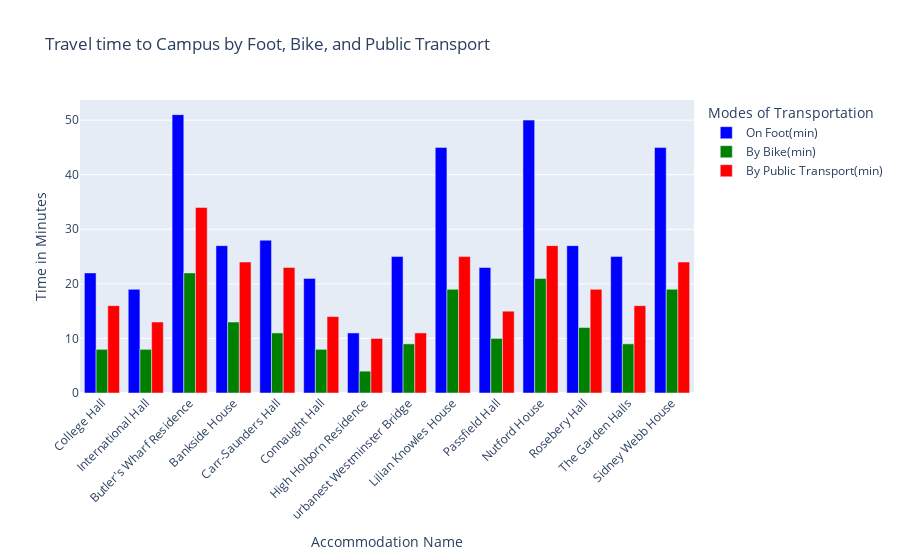

Notebook code cell kept with this figure:
### Code cell
import plotly.express as px


plot_data = df[['Name', 'On Foot(min)', 'By Bike(min)', 'By Public Transport(min)']].set_index('Name')


custom_colors = ['blue', 'green', 'red'] 


fig = px.bar(plot_data.reset_index(), x='Name', y=['On Foot(min)', 'By Bike(min)', 'By Public Transport(min)'],
             title='Travel time to Campus by Foot, Bike, and Public Transport',
             labels={'value': 'Time in Minutes', 'variable': 'Mode of Transport', 'Name': 'Halls'},
             barmode='group',
             color_discrete_sequence=custom_colors) 


fig.update_layout(
    xaxis_title='Accommodation Name',
    yaxis_title='Time in Minutes',
    legend_title='Modes of Transportation',
    xaxis_tickangle=-45
)


fig.show()

### Figure 1 — Plotly figure (JSON) as saved in the notebook; plotly's stock layout.template omitted (floating-point values rounded to 4 significant figures)
{"data": [{"alignmentgroup": "True", "hovertemplate": "Mode of Transport=On Foot(min)<br>Halls=%{x}<br>Time in Minutes=%{y}<extra></extra>", "legendgroup": "On Foot(min)", "marker": {"color": "blue", "pattern": {"shape": ""}}, "name": "On Foot(min)", "offsetgroup": "On Foot(min)", "orientation": "v", "showlegend": true, "textposition": "auto", "type": "bar", "x": ["College Hall", "International Hall", "Butler's Wharf Residence", "Bankside House", "Carr-Saunders Hall", "Connaught Hall", "High Holborn Residence", "urbanest Westminster Bridge", "Lilian Knowles House", "Passfield Hall", "Nutford House", "Rosebery Hall", "The Garden Halls", "Sidney Webb House"], "xaxis": "x", "y": [22, 19, 51, 27, 28, 21, 11, 25, 45, 23, 50, 27, 25, 45], "yaxis": "y"}, {"alignmentgroup": "True", "hovertemplate": "Mode of Transport=By Bike(min)<br>Halls=%{x}<br>Time in Minutes=%{y}<extra></extra>", "legendgroup": "By Bike(min)", "marker": {"color": "green", "pattern": {"shape": ""}}, "name": "By Bike(min)", "offsetgroup": "By Bike(min)", "orientation": "v", "showlegend": true, "textposition": "auto", "type": "bar", "x": ["College Hall", "International Hall", "Butler's Wharf Residence", "Bankside House", "Carr-Saunders Hall", "Connaught Hall", "High Holborn Residence", "urbanest Westminster Bridge", "Lilian Knowles House", "Passfield Hall", "Nutford House", "Rosebery Hall", "The Garden Halls", "Sidney Webb House"], "xaxis": "x", "y": [8, 8, 22, 13, 11, 8, 4, 9, 19, 10, 21, 12, 9, 19], "yaxis": "y"}, {"alignmentgroup": "True", "hovertemplate": "Mode of Transport=By Public Transport(min)<br>Halls=%{x}<br>Time in Minutes=%{y}<extra></extra>", "legendgroup": "By Public Transport(min)", "marker": {"color": "red", "pattern": {"shape": ""}}, "name": "By Public Transport(min)", "offsetgroup": "By Public Transport(min)", "orientation": "v", "showlegend": true, "textposition": "auto", "type": "bar", "x": ["College Hall", "International Hall", "Butler's Wharf Residence", "Bankside House", "Carr-Saunders Hall", "Connaught Hall", "High Holborn Residence", "urbanest Westminster Bridge", "Lilian Knowles House", "Passfield Hall", "Nutford House", "Rosebery Hall", "The Garden Halls", "Sidney Webb House"], "xaxis": "x", "y": [16, 13, 34, 24, 23, 14, 10, 11, 25, 15, 27, 19, 16, 24], "yaxis": "y"}], "layout": {"barmode": "group", "legend": {"title": {"text": "Modes of Transportation"}, "tracegroupgap": 0}, "title": {"text": "Travel time to Campus by Foot, Bike, and Public Transport"}, "xaxis": {"anchor": "y", "domain": [0, 1], "tickangle": -45, "title": {"text": "Accommodation Name"}}, "yaxis": {"anchor": "x", "domain": [0, 1], "title": {"text": "Time in Minutes"}}}}
